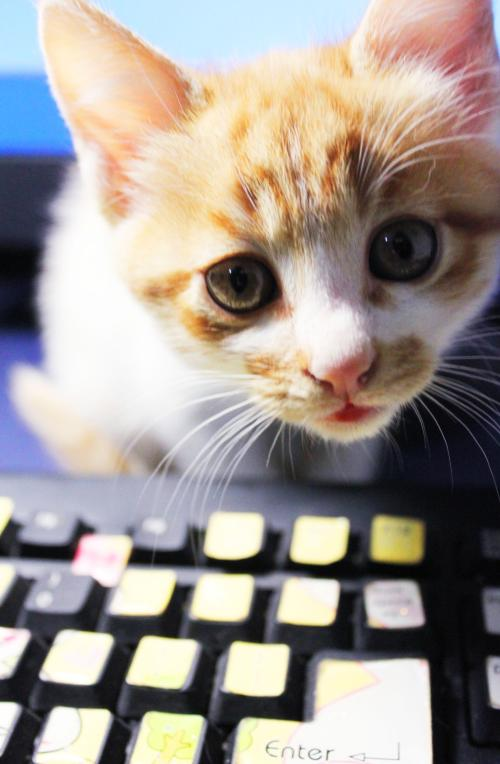
#> input picture resources/cat2.jpg, 500 x 764 px, found by its file name
$ python 09ImgTransform.py
#> lines starting #> are read from the running program, lines starting #| are printed output that depends on the picture
import cv2
import numpy as np

img = cv2.imread(r".\resources\cat2.jpg", cv2.IMREAD_UNCHANGED)
#> img is the input picture: shape (764, 500, 3); mean B, G, R 145, 150.7, 159.1
rows, cols, channels = img.shape
#> rows = 764; cols = 500; channels = 3
cv2.imshow('origin', img)

# 通过变换前后的三个点坐标获取对应的仿射变换矩阵
# 变换前的三个点
pts1 = np.float32([[0, 0], [1, 0], [0, 1]])
# 变换后的三个点，逆时针旋转90°，均下移宽度位置
pts2 = np.float32([[0, cols], [0, -1+cols], [1, cols]])
#> pts2 = [[0, 500], [0, 499], [1, 500]]

# 生成变换矩阵
M = cv2.getAffineTransform(pts1, pts2)
#> M = [[0, 1, 0], [-1, 0, 500]]
print(M)
#| [[  0.   1.   0.]
#|  [ -1.   0. 500.]]
imgRot = cv2.warpAffine(img, M, (rows, cols))
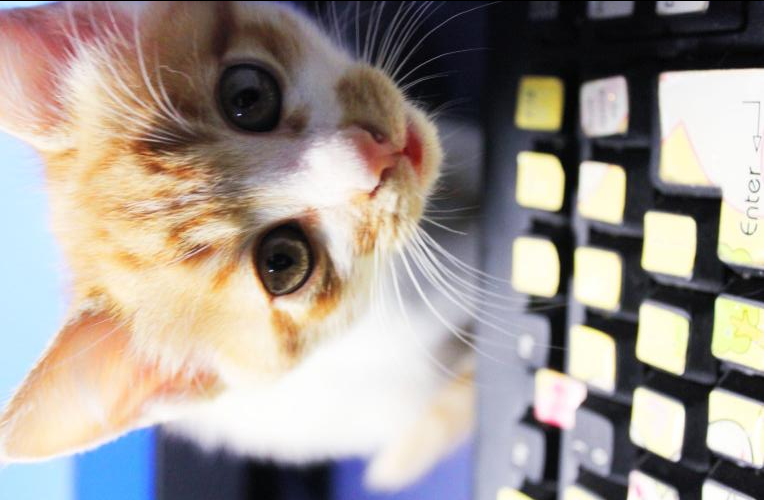
#> imgRot: shape (500, 764, 3); mean B, G, R 144.6, 150.4, 158.9
cv2.imshow('image Rotation', imgRot)

# 绕原点逆时针旋转90°
M = cv2.getRotationMatrix2D((0, 0), 90, 1)
# 旋转后，原点需要下移宽度位置
M[:, 2] = [0, cols]
print(M)
imgRot = cv2.warpAffine(img, M, (rows, cols))
cv2.imshow('rotation', imgRot)

# [8 lines of commented-out code are left out]
shrinkImg = cv2.resize(img, (int(cols/4), int(rows/4)), interpolation=cv2.INTER_AREA)
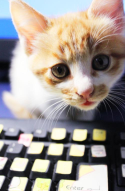
#> shrinkImg: shape (191, 125, 3); mean B, G, R 145, 150.7, 159.1
shrinkImgSelf = img[::4, ::4, :]
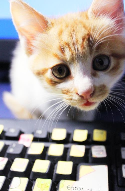
#> shrinkImgSelf: shape (191, 125, 3); mean B, G, R 145.4, 150.9, 159.3
cv2.namedWindow("shrink Officially", cv2.WINDOW_NORMAL)
cv2.imshow('shrink Officially', shrinkImg)
cv2.namedWindow("shrink Simply", cv2.WINDOW_NORMAL)
cv2.imshow("shrink Simply", shrinkImgSelf)
# 比较带有插值的放大和简单放大
enlargeImg = cv2.resize(img, None, fx=4, fy=4, interpolation=cv2.INTER_LINEAR)
M = np.float32([[4, 0, 0], [0, 4, 0]])
enlargeSelf = cv2.warpAffine(img, M, (cols*4, rows*4))
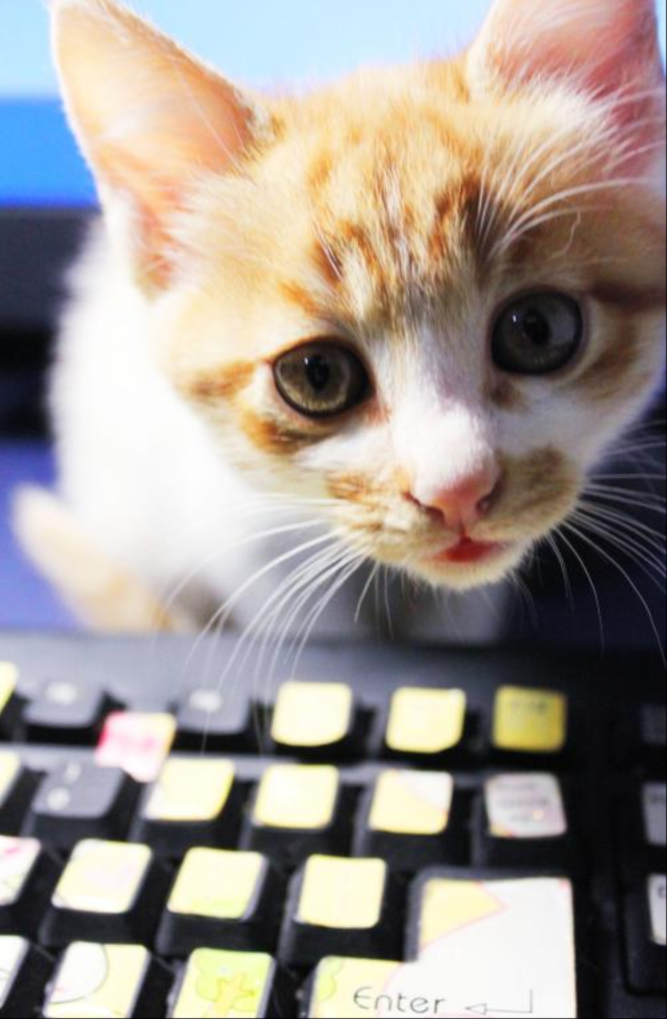
#> enlargeSelf: shape (3056, 2000, 3) (shown at 1/3 size); mean B, G, R 144.8, 150.5, 159
cv2.imshow('enlarge Officially', enlargeImg)
cv2.imshow("enlarge Simply", enlargeSelf)


cv2.waitKey(0)
cv2.destroyAllWindows()
